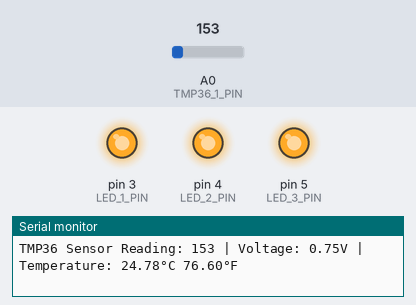
Recording of a program running on a simulated Arduino Uno, built with avr-gcc and run on an emulated ATmega328P. On the bench: output pins drawn as LEDs (lit = HIGH), the last lines printed to the serial monitor. Inputs (shaded band) come from the test bench; at power-on: A0 (TMP36_1_PIN) = 153.

Above: at 1.2 s.
1.3 s: A0 (TMP36_1_PIN) set to 151
At 1.7 s:
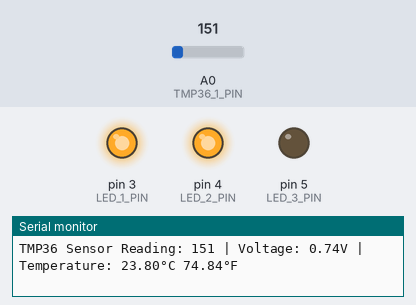
2.9 s: A0 (TMP36_1_PIN) set to 114
At 4.2 s:
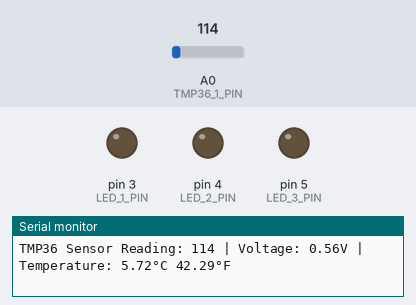
Timing chart, 0 to 5.9 s (numbered marks = the images above; inputs shaded):
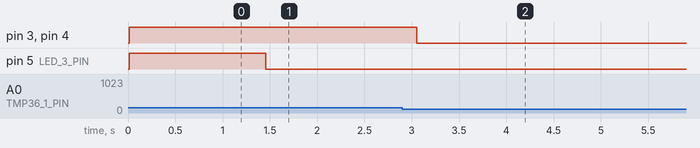

Measured:
- the behaviour switches between 152 and 151 on A0 (TMP36_1_PIN) (found by bisection; images 0 and 1)
- after the input at 1.3 s, pin 5 (LED_3_PIN): HIGH → LOW after 0.15 s
- after the input at 2.9 s, pin 3 (LED_1_PIN), pin 4 (LED_2_PIN): HIGH → LOW after 0.15 s

The program:

main.cpp
```cpp
#include <Arduino.h>

#define TMP36_1_PIN A0

#define LED_1_PIN 3
#define LED_2_PIN 4
#define LED_3_PIN 5
// put function declarations here:
void setupPins();
void lightLedAtTemperature(float temperatureC, float thresholdTempC, uint8_t ledPin);

void setup() {
  // put your setup code here, to run once:
  Serial.begin(9600);

  setupPins();

}

void loop() {
  // put your main code here, to run repeatedly:
  int sensorReading = analogRead(TMP36_1_PIN);
  Serial.print("TMP36 Sensor Reading: ");
  Serial.print(sensorReading);

  // Analog-to-Digital Converter (ADC) values range from 0 to 1023.
  // Convert the reading to a voltage (assuming a 5V reference).
  float voltage = sensorReading * (5.0 / 1023.0);
  Serial.print(" | Voltage: ");
  Serial.print(voltage);
  Serial.print("V");

  // For a TMP36 sensor: Temp (°C) = (Voltage - 0.5) * 100
  float temperatureC = (voltage - 0.5) * 100.0;
  float temperatureF = (temperatureC * 9.0 / 5.0) + 32.0;
  Serial.print(" | Temperature: ");
  Serial.print(temperatureC);
  Serial.print("°C ");
  Serial.print(temperatureF);
  Serial.println("°F");

  const float thresholdTempC = 20.0;
  lightLedAtTemperature(temperatureC, thresholdTempC, LED_1_PIN);
  lightLedAtTemperature(temperatureC, thresholdTempC + 2.0, LED_2_PIN);
  lightLedAtTemperature(temperatureC, thresholdTempC + 4.0, LED_3_PIN);

  // The TMP36 gives inaccurate readings if we read it too quickly.
  // delay(1);
}

// put function definitions here:
void setupPins() {
  pinMode(TMP36_1_PIN, INPUT);

  pinMode(LED_1_PIN, OUTPUT);
  pinMode(LED_2_PIN, OUTPUT);
  pinMode(LED_3_PIN, OUTPUT);
}

void lightLedAtTemperature(float temperatureC, float thresholdTempC, uint8_t ledPin) {
  if (temperatureC > thresholdTempC) {
    digitalWrite(ledPin, HIGH);
  } else {
    digitalWrite(ledPin, LOW);
  }
}
```
